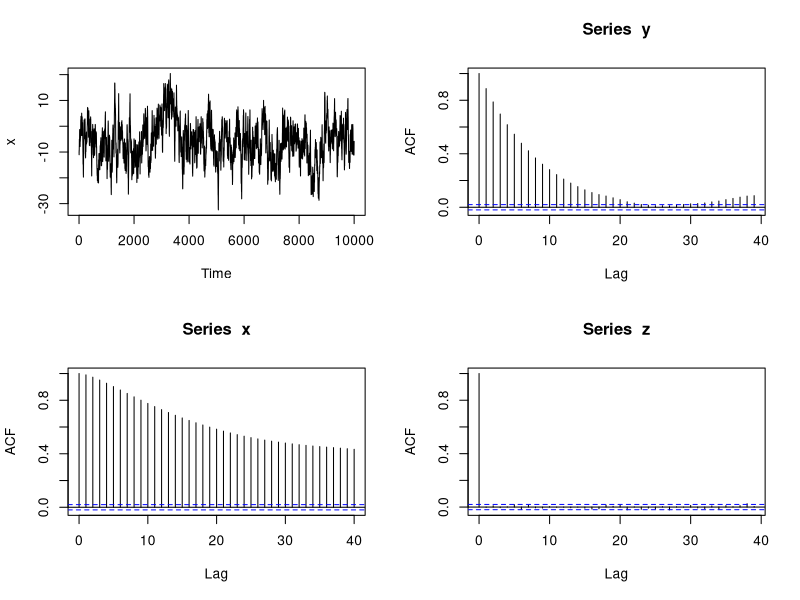

The R source for this figure:
## ---- chunk 1
cf <- rep(0,40)
d <- 0.45
cf[1] <- -d
for (i in 1:39) cf[i+1] <- -cf[i] * (d-i) / (i+1)
## ---- chunk 2
library(fracdiff)
set.seed(1)
fds.sim <- fracdiff.sim(10000, ar = 0.9, d = 0.4)
x <- fds.sim$series
fds.fit <- fracdiff(x, nar = 1)
## ---- chunk 3
n <- length(x)
L <- 30
d <- fds.fit$d
fdc <- d
fdc[1] <- fdc

for (k in 2:L) fdc[k] <- fdc[k-1] * (d+1-k) / k

y <- rep(0, L)

for (i in (L+1):n) {
  csm <- x[i]
  for (j in 1:L) csm <- csm + ((-1)^j) * fdc[j] * x[i-j]
  y[i] <- csm
}

y <- y[(L+1):n]
z.ar <- ar(y)
ns <- 1 + z.ar$order
z <- z.ar$res [ns:length(y)]
par(mfcol = c(2, 2))
plot(as.ts(x), ylab = "x")
acf(x) ; acf(y) ; acf(z)
## ---- chunk 4
summary(fds.fit)
## ---- chunk 5
ar(y)
